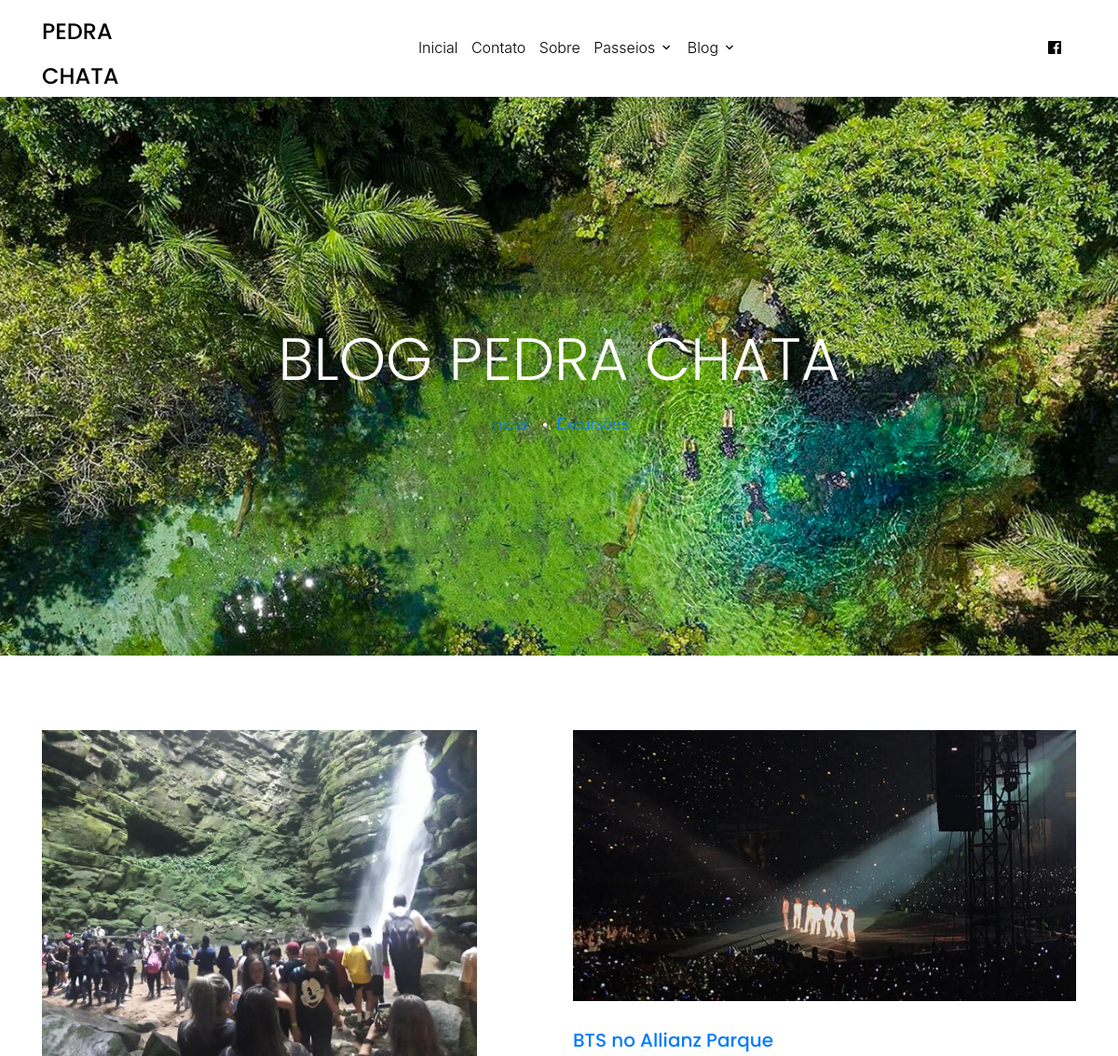
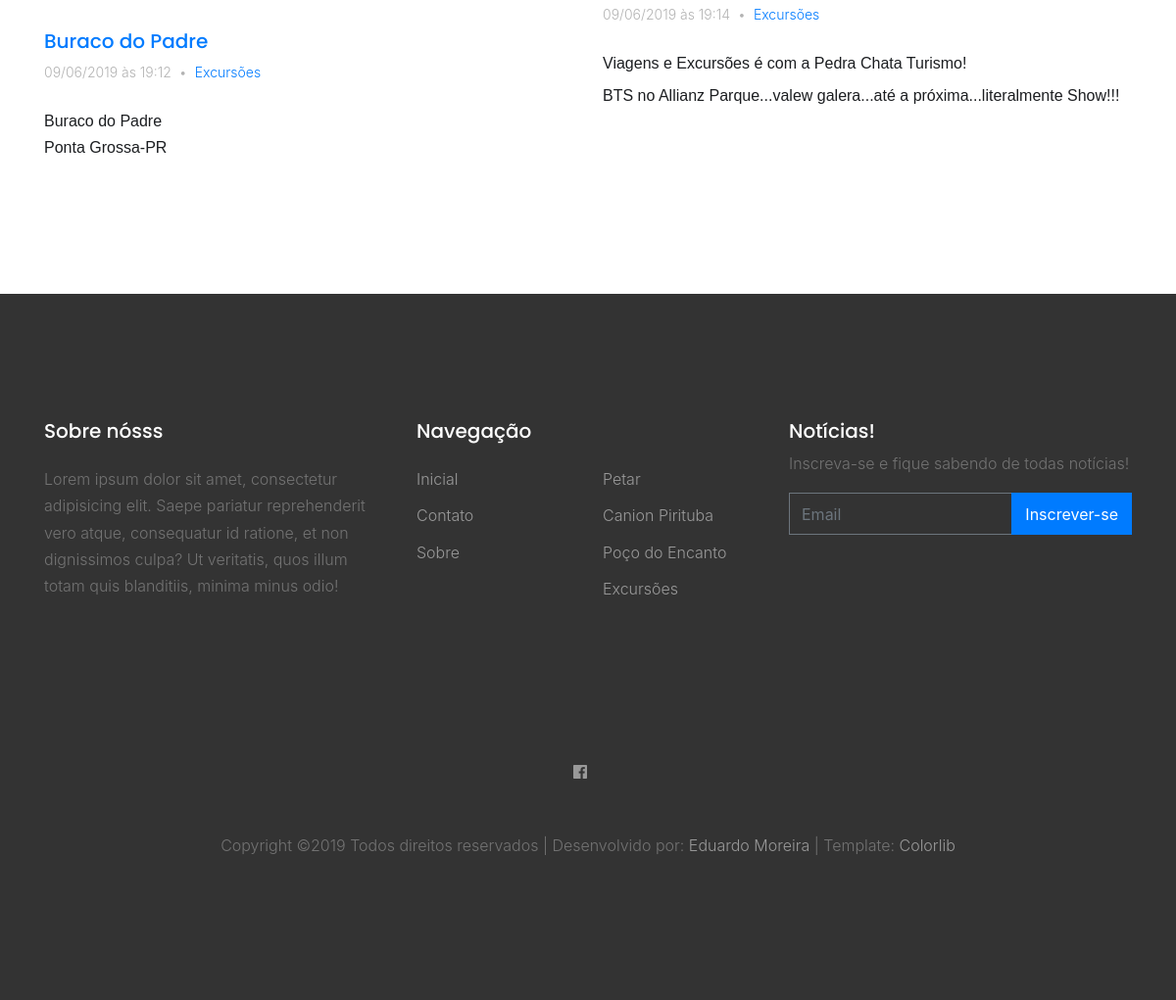
Page /blog on the committed database (2 pictures, top to bottom).
### tables this page shows
CREATE TABLE `menu_options` (
  `id_menu` int(11) NOT NULL,
  `name` varchar(30) NOT NULL,
  `link` varchar(30) DEFAULT NULL
);

CREATE TABLE `social_medias` (
  `id_social_media` int(11) NOT NULL,
  `link` varchar(255) NOT NULL,
  `name` varchar(30) NOT NULL,
  `icon` varchar(255) NOT NULL
);

CREATE TABLE `static_images` (
  `id_static` int(11) NOT NULL,
  `area` varchar(255) NOT NULL,
  `content` mediumtext NOT NULL,
  `last_update` datetime DEFAULT CURRENT_TIMESTAMP,
  `page` varchar(255) NOT NULL
);

CREATE TABLE `static_informations` (
  `id_static` int(11) NOT NULL,
  `area` varchar(255) NOT NULL,
  `content` mediumtext NOT NULL,
  `last_update` datetime DEFAULT CURRENT_TIMESTAMP,
  `page` varchar(255) NOT NULL
);

CREATE TABLE `categories` (
  `id_category` int(11) NOT NULL,
  `name` varchar(30) NOT NULL,
  `description` varchar(255) DEFAULT NULL
);

CREATE TABLE `publications` (
  `id_publication` int(11) NOT NULL,
  `title` varchar(30) NOT NULL,
  `content` mediumtext NOT NULL,
  `image_path` varchar(255) NOT NULL,
  `publication_date` datetime DEFAULT CURRENT_TIMESTAMP,
  `id_category` int(11) NOT NULL
);

CREATE TABLE `travels` (
  `id_travel` int(11) NOT NULL,
  `featured_image` varchar(255) NOT NULL,
  `title` varchar(30) NOT NULL,
  `description` varchar(255) DEFAULT NULL,
  `price` float DEFAULT NULL
);

### application/views/blog/home.php (the view, shortened to what the rows shown need)
<div class="site-blocks-cover inner-page-cover" style="background-image: url(<?= base_url() ?>public/images/<?= $staticImages['BLOG'][0]->getContent() ?>);" data-aos="fade" data-stellar-background-ratio="0.5">
  <div class="container">
    <div class="row align-items-center justify-content-center text-center">
      <div class="col-md-8" data-aos="fade-up" data-aos-delay="400">
        <h1 class="text-white font-weight-light"><?= $infos['BLOG'][0]->getContent() ?></h1>
        <div><a href="<?= base_url() ?>">Inicial</a>
          <?php foreach($categories as $category): ?>
            <span class="mx-2 text-white">&bullet;</span><a href="<?= base_url() . 'blog/categorias/' .$category->getLink() ?>"><?= $category->getName() ?></a>
          <?php endforeach ?>
        </div>
      </div>
    </div>
  </div>
</div>
<div class="site-section">
  <div class="container">
    <div class="row mb-3 align-items-stretch" id="publications-list">
      <?php foreach ($publications as $publication): ?>
      <div class="col-md-6 col-lg-6 mb-4 mb-lg-4">
        <div class="h-entry">
          <img src="<?= base_url() . 'public/images/publications/' . $publication->getImagePath() ?>" alt="Publicação <?= $publication->getTitle() ?>" class="img-fluid">
          <h2 class="font-size-regular"><a href="<?= base_url() . 'blog/post/' . $publication->getLink() ?>"><?= $publication->getTitle() ?></a></h2>
          <div class="meta mb-4"><?= $publication->getPublicationDate() ?><span class="mx-2">&bullet;</span><a href="<?= base_url() . 'blog/categorias/' . $publication->getCategory()->getLink() ?>"><?= $publication->getCategory()->getName() ?></a></div>
          <p><?= $publication->getResumedContent() ?></p>
        </div>
      </div>
      <?php endforeach ?>
    </div>
  </div>
</div>

### application/views/template_site/header.php (shortened to what the rows shown need)
<!DOCTYPE html>
<html lang="pt-BR">
<head>
  <link rel="stylesheet" href="<?= base_url() ?>public/fonts/icomoon/style.css">
  <link rel="stylesheet" href="<?= base_url() ?>public/css/bootstrap.min.css">
  <link rel="stylesheet" href="<?= base_url() ?>public/css/magnific-popup.css">
  <link rel="stylesheet" href="<?= base_url() ?>public/css/jquery-ui.css">
  <link rel="stylesheet" href="<?= base_url() ?>public/css/my.css">
  <link rel="stylesheet" href="<?= base_url() ?>public/css/owl.carousel.min.css">
  <link rel="stylesheet" href="<?= base_url() ?>public/css/owl.theme.default.min.css">
  <link rel="stylesheet" href="https://use.fontawesome.com/releases/v5.7.1/css/all.css">
  <link rel="stylesheet" href="<?= base_url() ?>public/css/bootstrap-datepicker.css">
  <link rel="stylesheet" href="<?= base_url() ?>public/fonts/flaticon/font/flaticon.css">
  <link rel="stylesheet" href="https://cdn.jsdelivr.net/npm/mediaelement@4.2.7/build/mediaelementplayer.min.css">
  <link rel="stylesheet" href="<?= base_url() ?>public/css/aos.css">
  <link rel="stylesheet" href="<?= base_url() ?>public/css/style.css">
</head>
<body>
  <div class="site-wrap">
    <header class="site-navbar py-1" role="banner">
      <div class="container">
        <div class="row align-items-center">
          <div class="col-6 col-xl-2">
            <h1 class="mb-0"><a href="<?= base_url() ?>" class="text-black h2 mb-0" style="font-size: 24px;">PEDRA CHATA</a></h1>
          </div>
          <div class="col-10 col-md-8 d-none d-xl-block">
            <nav class="site-navigation position-relative text-right text-lg-center" role="navigation">
              <ul class="site-menu js-clone-nav mx-auto d-none d-lg-block">
                <?php foreach ($menuOptions as $menuOption): ?>
                  <li>
                    <a href="<?= base_url() . $menuOption->getLink(); ?>"><?= $menuOption->getName(); ?></a>
                  </li>
                <?php endforeach ?>
              </ul>
            </nav>
          </div>
          <div class="col-6 col-xl-2 text-right">
            <div class="d-none d-xl-inline-block">
              <ul class="site-menu js-clone-nav ml-auto list-unstyled d-flex text-right mb-0" data-class="social">
                <?php foreach($socialMedias as $socialMedia): ?>
                  <li>
                    <a href="<?= $socialMedia->getLink() ?>" class="pl-0 pr-3 text-black" target="_blank"><?= $socialMedia->getIcon() ?></a>
                  </li>
                <?php endforeach ?>
              </ul>
            </div>
          </div>
        </div>
      </div>
    </header>

### application/views/template_site/footer.php (shortened to what the rows shown need)
<footer class="site-footer">
  <div class="container">
    <div class="row">
      <div class="col-lg-4">
        <div class="mb-5">
          <h3 class="footer-heading mb-4"><?= $infos['FOOTER'][0]->getContent() ?></h3>
          <p><?= $infos['FOOTER'][1]->getAllContent() ?></p>
        </div>
      </div>
      <div class="col-lg-4 mb-5 mb-lg-0">
        <div class="row mb-5">
          <div class="col-md-6 col-lg-6">
            <ul class="list-unstyled">
              <?php foreach ($menuOptions as $menuOption): ?>
                <li>
                  <a href="<?= base_url() . $menuOption->getLink(); ?>"><?= $menuOption->getName(); ?></a>
                </li>
              <?php endforeach ?>
            </ul>
          </div>
          <div class="col-md-6 col-lg-6">
            <ul class="list-unstyled">
              <?php foreach ($travels as $travel): ?>
                <li>
                  <a href="<?= base_url().'passeio/' . $travel->getLinkTravel() ?>"><?= $travel->getTitle(); ?></a>
                </li>
              <?php endforeach ?>
              <?php foreach ($categories as $category): ?>
                <li><a href="<?= base_url().'blog/categorias/' . $category->getLink() ?>"><?= $category->getName(); ?></a></li>
              <?php endforeach ?>
            </ul>
          </div>
        </div>
      </div>
    </div>
    <div class="row pt-5 mt-5 text-center">
      <div class="col-md-12">
        <div class="mb-5">
          <?php foreach($socialMedias as $socialMedia): ?>
            <li>
              <a href="<?= $socialMedia->getLink() ?>" class="pl-0 pr-3 icon" target="_blank"><?= $socialMedia->getIcon() ?></a>
            </li>
          <?php endforeach ?>
        </div>
      </div>
    </div>
  </div>
</footer>
</div>

### rows in the picture
menu_options: name "Inicial"
menu_options: name "Contato"
menu_options: name "Sobre"
static_images: content (picture)
static_informations: content "BLOG PEDRA CHATA"
categories: name "Excursões"
publications: image_path (picture), title "Buraco do Padre", PublicationDate "09/06/2019 às 19:12", id_category.name "Excursões", content "Buraco do Padre Ponta Grossa-PR"
publications: image_path (picture), title "BTS no Allianz Parque", PublicationDate "09/06/2019 às 19:14", id_category.name "Excursões", content "Viagens e Excursões é com a Pedra Chata Turismo! BTS no Allianz Parque...valew galera...até a próxima...literalmente Show!!!"
static_informations: content "Sobre nósss"
static_informations: content "Lorem ipsum dolor sit amet, consectetur adipisicing elit. Saepe pariatur reprehenderit vero atque, consequatur id ratione, et non dignissimos culpa? Ut veritatis, quos illum totam quis blanditiis, minima minus odio!"
travels: title "Petar"
travels: title "Canion Pirituba"
travels: title "Poço do Encanto"
